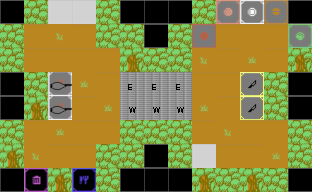

Below is a game level as drawn by its tile map, then a one-line description and the .tmx file that defines it, in full:
An orthogonal 13x8 tile map with 24x24 px tiles, 1 tile layer (Tile Layer 1).

<map version="1.4" tiledversion="1.4.3" orientation="orthogonal" renderorder="right-down" width="13" height="8" tilewidth="24" tileheight="24" infinite="0" nextlayerid="2" nextobjectid="1">
 <tileset firstgid="1" source="BurgerMayhem.tsx" />
 <layer id="1" name="Tile Layer 1" width="13" height="8">
  <data encoding="csv">
1,136,331,331,136,1,1,1,136,100,34,67,1,
136,4,70,4,136,136,1,136,133,4,4,4,166,
136,4,4,4,4,235,136,136,70,4,37,4,169,
1,136,265,37,4,68,68,68,4,4,298,136,1,
1,235,265,4,37,101,101,101,37,4,298,136,1,
136,4,37,4,4,136,136,136,4,70,4,4,136,
235,70,4,4,136,136,1,136,331,4,4,37,136,
1,232,235,199,136,1,1,1,169,136,169,136,1
</data>
 </layer>
</map>
